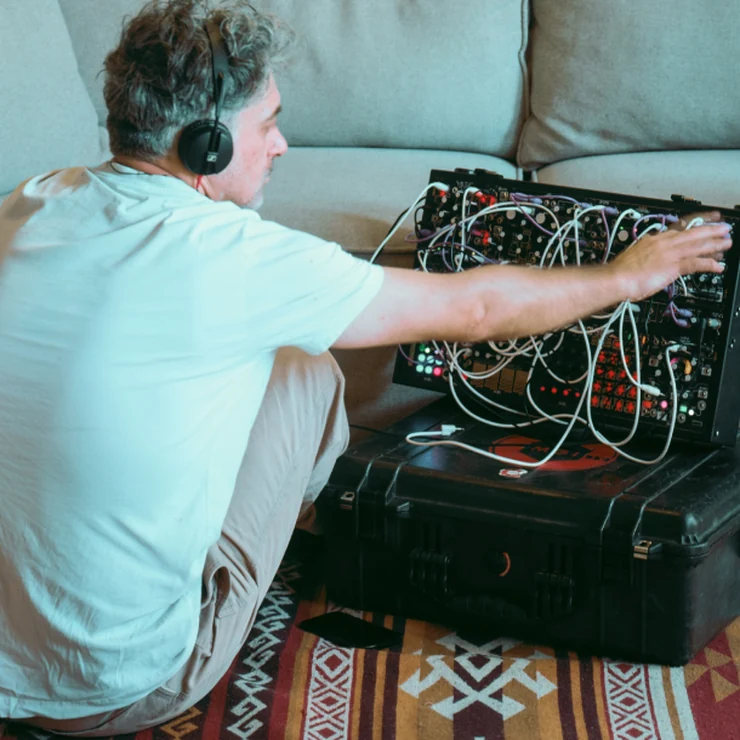
#> input picture assets/agava.webp, 740 x 740 px, given in place of modular-friends-logo-white.png, which was not available
$ python render-social.py
#> lines starting #> are read from the running program, lines starting #| are printed output that depends on the picture; pictures that were not available may be replaced by others from this repository, and a replacement may not be noted
from PIL import Image,ImageOps,ImageDraw,ImageFont,ImageEnhance
from pathlib import Path
out=Path("social");out.mkdir(exist_ok=True)
logo=Image.open("assets/modular-friends-logo-white.png").convert("RGBA")
font="/usr/share/fonts/truetype/dejavu/DejaVuSans.ttf"
bold="/usr/share/fonts/truetype/dejavu/DejaVuSans-Bold.ttf"
def ft(s,b=False):return ImageFont.truetype(bold if b else font,s)
def shade(im,start,end,opacity):
 im=im.convert("RGBA");over=Image.new("RGBA",im.size,(0,0,0,0));d=ImageDraw.Draw(over)
 for y in range(start,end):
  v=(y-start)/max(1,end-start)
  d.line((0,y,im.width,y),fill=(0,0,0,int(opacity*v*v)))
 return Image.alpha_composite(im,over)
def put_logo(im,x,y,sz):
 l=ImageOps.contain(logo,(sz,sz));im.alpha_composite(l,(x,y))
post=Image.new("RGBA",(1080,1350),"#f9f9f7")
photo=ImageOps.fit(Image.open("assets/editions-live-crowd.webp").convert("RGB"),(1080,1000),centering=(.5,.48))
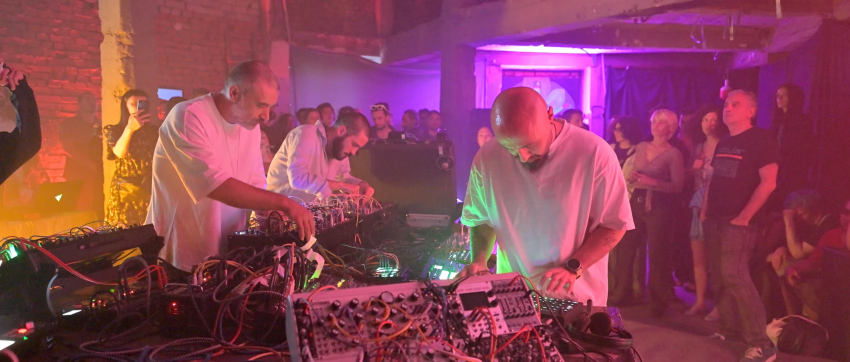
#> input picture assets/editions-live-crowd.webp, 1700 x 723 px, found by its file name (shown at 1/2 size)
photo=shade(ImageEnhance.Color(photo).enhance(.78),0,1000,175)
#> in shade, `im = im.convert('RGBA')`:
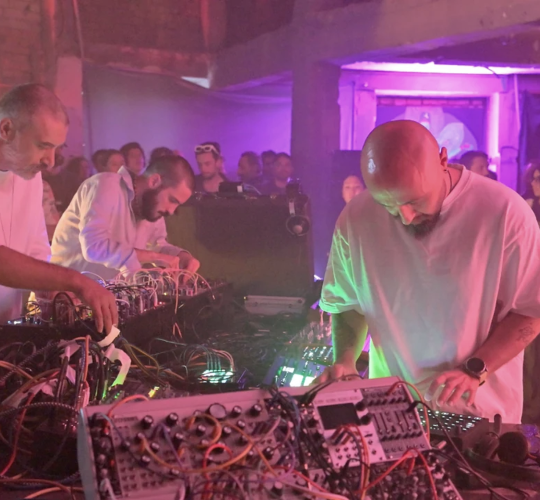
#> im: PIL image 1080x1000 RGBA (shown at 1/2 size); mean R, G, B, A 136.1, 79.2, 106.3, 255
#> in shade, `over = Image.new('RGBA', im.size, (0, 0, 0, 0))`: over: PIL image 1080x1000 RGBA; every value is 0
#> in shade, `return Image.alpha_composite(im,over)`:
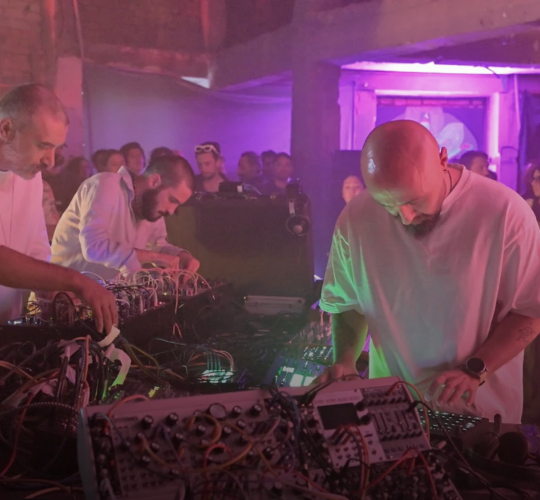
#> returned value: PIL image 1080x1000 RGBA (shown at 1/2 size); mean R, G, B, A 108.6, 63.1, 87.3, 255
post.alpha_composite(photo,(0,0));d=ImageDraw.Draw(post)
put_logo(post,58,60,68)
d.text((143,79),"MODULAR FRIENDS",font=ft(28,True),fill="white")
d.line((60,148,1020,148),fill=(255,255,255,170),width=2)
d.text((62,805),"IN SOUND,",font=ft(84,True),fill="white")
d.text((62,905),"TOGETHER.",font=ft(84,True),fill="white")
d.rectangle((0,1000,1080,1350),fill="#f9f9f7")
d.text((60,1063),"FOLLOW THE CALENDAR",font=ft(51,True),fill="#151515")
d.line((60,1151,1020,1151),fill="#222222",width=2)
d.text((60,1196),"LIVE / WORKSHOPS / FESTIVALS / TALKS",font=ft(23),fill="#171717")
d.text((60,1290),"luma.com/modularfriends",font=ft(31),fill="#171717")
post.convert("RGB").save(out/"modular-friends-instagram-post-4x5.jpg",quality=91,optimize=True)
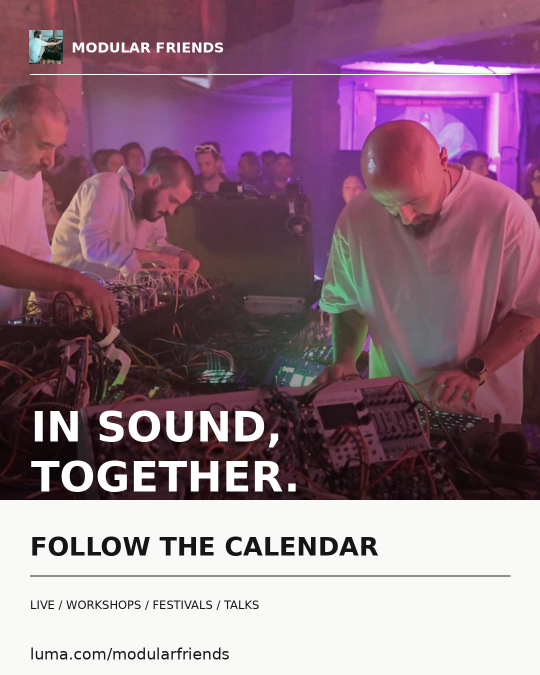
#> saved as modular-friends-instagram-post-4x5.jpg: PIL image 1080x1350 RGB (shown at 1/2 size); mean R, G, B 146.8, 114, 131.2
story=ImageOps.fit(Image.open("assets/event-atmosphere-01.webp").convert("RGB"),(1080,1920),centering=(.5,.5))
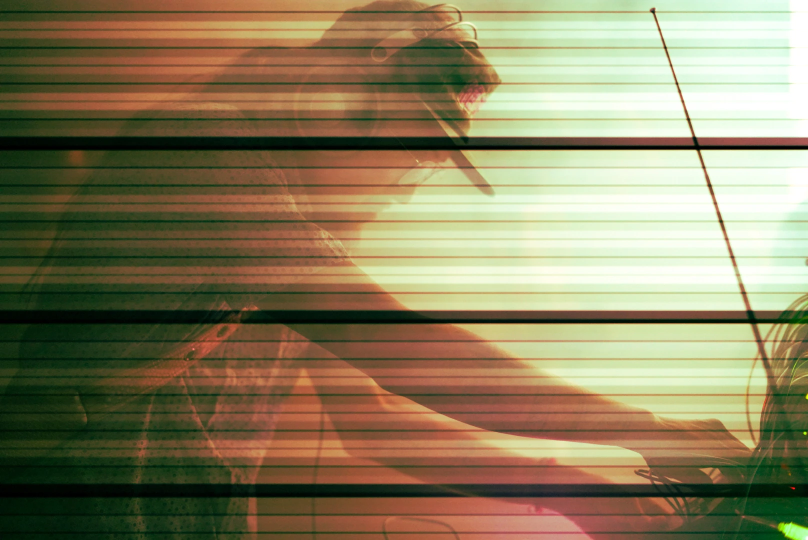
#> input picture assets/event-atmosphere-01.webp, 1616 x 1080 px, found by its file name (shown at 1/2 size)
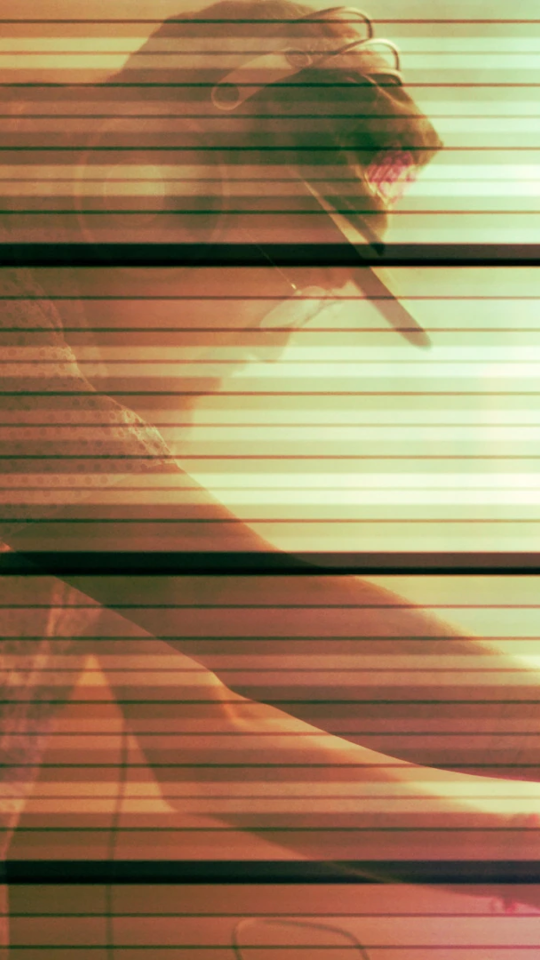
#> story: PIL image 1080x1920 RGB (shown at 1/2 size); mean R, G, B 154.9, 124.8, 88.9
story=shade(ImageEnhance.Color(story).enhance(.78),0,1920,220)
#> in shade (call 2), `over = Image.new('RGBA', im.size, (0, 0, 0, 0))`: over: PIL image 1080x1920 RGBA; every value is 0
d=ImageDraw.Draw(story)
put_logo(story,72,104,88)
d.text((185,133),"MODULAR FRIENDS",font=ft(31,True),fill="white")
d.line((74,218,1006,218),fill=(255,255,255,170),width=2)
d.text((75,1275),"THE CALENDAR",font=ft(76),fill="white")
d.text((75,1374),"IS LIVE.",font=ft(111,True),fill="white")
d.text((80,1534),"LIVE SETS / WORKSHOPS / TALKS",font=ft(28),fill="white")
d.text((80,1584),"FESTIVALS / LISTENING SESSIONS",font=ft(27),fill="white")
d.rounded_rectangle((73,1670,1007,1780),radius=6,outline="white",width=2)
d.text((112,1705),"FOLLOW OUR CALENDAR",font=ft(39),fill="white")
d.text((78,1840),"luma.com/modularfriends",font=ft(32),fill="white")
story.convert("RGB").save(out/"modular-friends-instagram-story-9x16.jpg",quality=90,optimize=True)
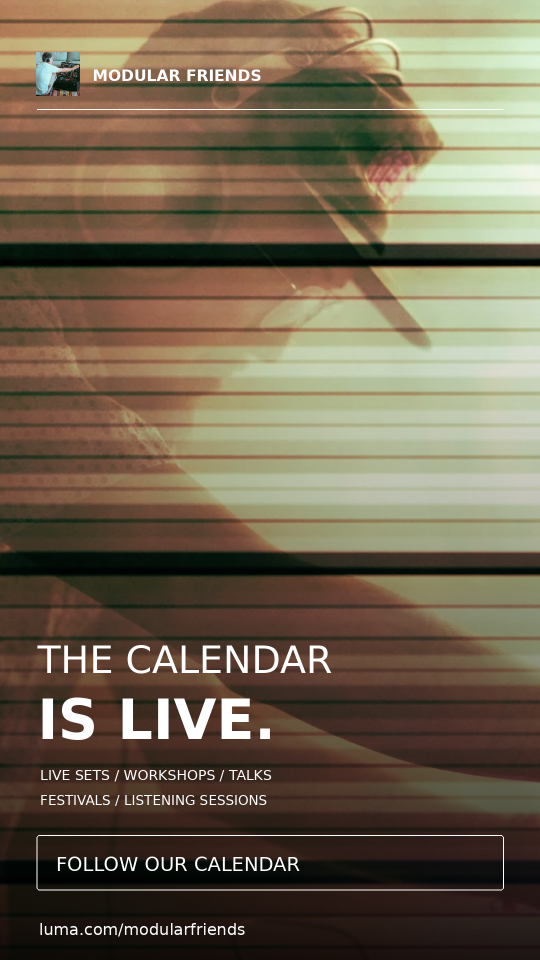
#> saved as modular-friends-instagram-story-9x16.jpg: PIL image 1080x1920 RGB (shown at 1/2 size); mean R, G, B 112.9, 99.5, 78.6
#> story: PIL image 1080x1920 RGBA
